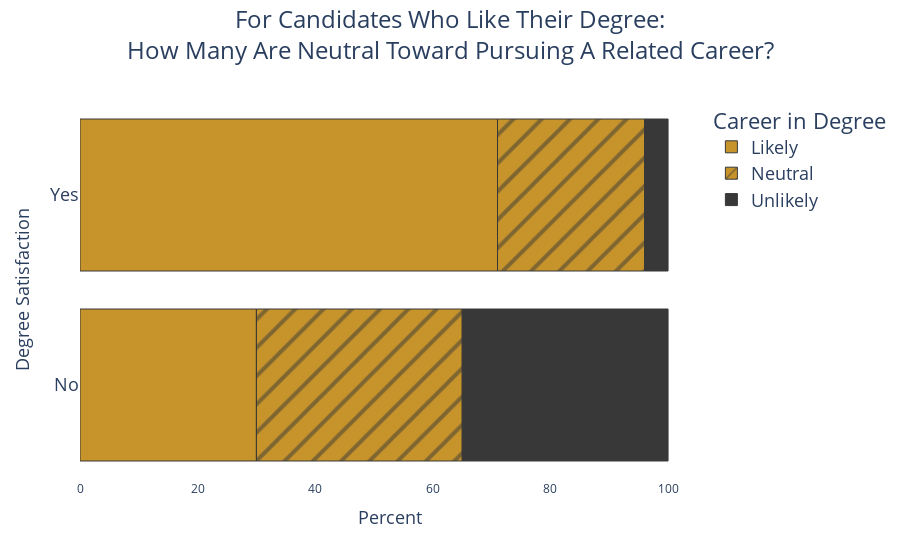

The cell this chart's notebook holds for it:
### Code cell
# Custom Colors
color_list = ['#c6942b', 'rgba(255,255,255,0.6)', '#383838']  # The middle one is patterned

# Creating a grouped bar chart
fig_happy_likely_1 = px.bar(happy_likely_neutral, 
                            x='percentage', 
                            y='degree_happy',
                            color='career_in_degree',
                            title="For Candidates Who Like Their Degree:<br>How Many Are Neutral Toward Pursuing A Related Career?",
                            labels={'percentage': 'Percent',
                                    'career_in_degree': 'Career in Degree',
                                    'degree_happy': 'Happy With Degree'},
                            barmode='relative',
                            color_discrete_sequence=color_list)

# Add strokes to bars
for trace in fig_happy_likely_1.data:
    trace.marker.line = dict(color='#383838', width=1)

    # Pattern fill for midpoint
    if trace.name == 'Neutral':
        trace.marker.pattern.shape = '/'
        trace.marker.pattern.size = 20
        trace.marker.pattern.bgcolor = '#c6942b'  # Background color
        trace.marker.pattern.fgcolor = '#383838'  # Diagonal lines color
# Ordering Categories
happy_likely_order = ['No', 'Yes']

# Update layout and labels
layout_dict = {
    'yaxis_title': 'Degree Satisfaction',
    'xaxis_title': 'Percent',
    'legend_title': 'Career in Degree',
    'paper_bgcolor': paper_bg,
    'plot_bgcolor': plot_bg,
    'title': {
        'y': 0.95,
        'x': 0.5,
        'xanchor': 'center',
        'yanchor': 'top',
        'font': {
            'size': 24
        }
    },
    'xaxis': {
        'title_font': {
            'size': 18
        },
        
    },
    'yaxis': {
        'categoryorder': 'array',
        'categoryarray': happy_likely_order,
        'title_font': {
            'size': 18
        },
        'tickfont': {
            'size': 18
        }
    },
    'legend': {
        'font': {
            'size': 18
        }
    }
}

fig_happy_likely_1.update_layout(**layout_dict)

# Show the plot
fig_happy_likely_1.show()

# Save the figure as an HTML file
fig_happy_likely_1.write_html('../dashboard/plotly_html/q5_degree_satisfaction_2.html')

### Figure 1 — Plotly figure (JSON) as saved in the notebook; plotly's stock layout.template omitted (floating-point values rounded to 4 significant figures)
{"data": [{"alignmentgroup": "True", "hovertemplate": "Career in Degree=Likely<br>Percent=%{x}<br>Happy With Degree=%{y}<extra></extra>", "legendgroup": "Likely", "marker": {"color": "#c6942b", "line": {"color": "#383838", "width": 1}, "pattern": {"shape": ""}}, "name": "Likely", "offsetgroup": "Likely", "orientation": "h", "showlegend": true, "textposition": "auto", "type": "bar", "x": [71, 30], "xaxis": "x", "y": ["Yes", "No"], "yaxis": "y"}, {"alignmentgroup": "True", "hovertemplate": "Career in Degree=Neutral<br>Percent=%{x}<br>Happy With Degree=%{y}<extra></extra>", "legendgroup": "Neutral", "marker": {"color": "rgba(255,255,255,0.6)", "line": {"color": "#383838", "width": 1}, "pattern": {"bgcolor": "#c6942b", "fgcolor": "#383838", "shape": "/", "size": 20}}, "name": "Neutral", "offsetgroup": "Neutral", "orientation": "h", "showlegend": true, "textposition": "auto", "type": "bar", "x": [25, 35], "xaxis": "x", "y": ["Yes", "No"], "yaxis": "y"}, {"alignmentgroup": "True", "hovertemplate": "Career in Degree=Unlikely<br>Percent=%{x}<br>Happy With Degree=%{y}<extra></extra>", "legendgroup": "Unlikely", "marker": {"color": "#383838", "line": {"color": "#383838", "width": 1}, "pattern": {"shape": ""}}, "name": "Unlikely", "offsetgroup": "Unlikely", "orientation": "h", "showlegend": true, "textposition": "auto", "type": "bar", "x": [4, 35], "xaxis": "x", "y": ["Yes", "No"], "yaxis": "y"}], "layout": {"barmode": "relative", "legend": {"font": {"size": 18}, "title": {"text": "Career in Degree"}, "tracegroupgap": 0}, "paper_bgcolor": "rgba(0,0,0,0)", "plot_bgcolor": "rgba(0,0,0,0)", "title": {"font": {"size": 24}, "text": "For Candidates Who Like Their Degree:<br>How Many Are Neutral Toward Pursuing A Related Career?", "x": 0.5, "xanchor": "center", "y": 0.95, "yanchor": "top"}, "xaxis": {"anchor": "y", "domain": [0, 1], "title": {"font": {"size": 18}, "text": "Percent"}}, "yaxis": {"anchor": "x", "categoryarray": ["No", "Yes"], "categoryorder": "array", "domain": [0, 1], "tickfont": {"size": 18}, "title": {"font": {"size": 18}, "text": "Degree Satisfaction"}}}}
